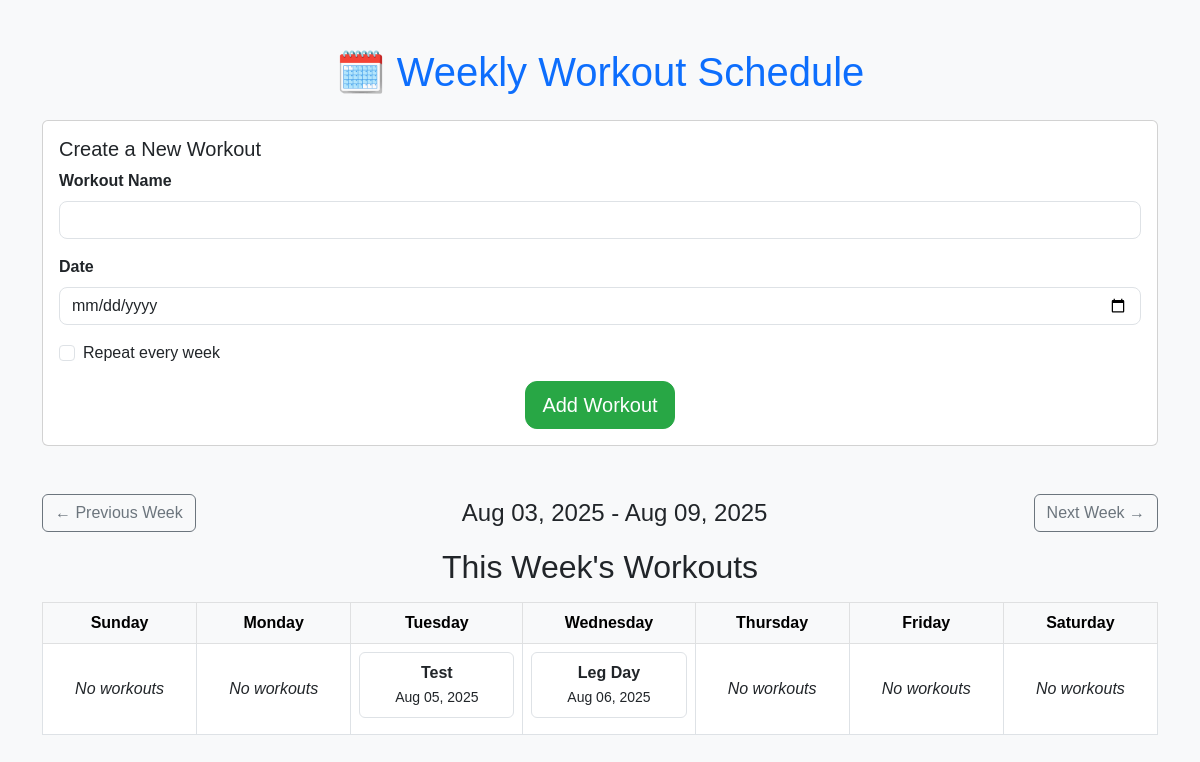
The app's page /schedule with its own data.
### models.py (models this page shows)
class Workout(db.Model):
    id = db.Column(db.Integer, primary_key=True)
    name = db.Column(db.String(100), nullable=False)
    date = db.Column(db.Date, nullable=False)
    day_of_week = db.Column(db.String(10))
    repeat_weekly = db.Column(db.Boolean, default=False)
    date_created = db.Column(db.DateTime, default=lambda: datetime.now(timezone.utc))

### app.py (the view, shortened to what this page needs)
@app.route("/schedule", methods=["GET", "POST"])
def schedule():
    week_offset = int(request.args.get("week_offset", 0))
    today = datetime.today().date()
    start_of_week = today - timedelta(
        days=today.weekday() + 1 if today.weekday() < 6 else 0
    )
    start_of_week += timedelta(weeks=week_offset)
    week_dates = [start_of_week + timedelta(days=i) for i in range(7)]
    workouts = Workout.query.filter(Workout.date.in_(week_dates)).all()
    week_schedule = {date.strftime("%A"): [] for date in week_dates}
    for workout in workouts:
        week_schedule[workout.day_of_week].append(workout)
    return render_template(
        "schedule.html",
        week_schedule=week_schedule,
        start_of_week=start_of_week,
        end_of_week=week_dates[-1],
        week_offset=week_offset,
    )

### templates/schedule.html (shortened to what this page needs)
<!DOCTYPE html>
<html>
<head>
    <link href="https://cdn.jsdelivr.net/npm/bootstrap@5.3.0/dist/css/bootstrap.min.css" rel="stylesheet">
    <link rel="stylesheet" href="{{ url_for('static', filename='style.css') }}">
</head>
<body class="bg-light">
<div class="container py-5">
    <h1 class="text-center mb-4">🗓️ Weekly Workout Schedule</h1>
    <div class="card mb-5">
        <div class="card-body">
            <h5 class="card-title">Create a New Workout</h5>
            <form method="POST">
                <div class="mb-3">
                    <label for="name" class="form-label">Workout Name</label>
                    <input type="text" class="form-control" id="name" name="name" required>
                </div>
                <div class="mb-3">
                    <label for="date" class="form-label">Date</label>
                    <input type="date" class="form-control" id="date" name="date" required>
                </div>
                <div class="form-check mb-3">
                    <input type="checkbox" class="form-check-input" id="repeat_weekly" name="repeat_weekly">
                    <label class="form-check-label" for="repeat_weekly">Repeat every week</label>
                </div>
                <div class="text-center">
                    <button type="submit" class="btn btn-success btn-lg">Add Workout</button>
                </div>
            </form>
        </div>
    </div>
    <div class="d-flex justify-content-between align-items-center mb-3">
        <a href="{{ url_for('schedule', week_offset=week_offset - 1) }}" class="btn btn-outline-secondary">&larr; Previous Week</a>
        <h4 class="mb-0">{{ start_of_week.strftime('%b %d, %Y') }} - {{ end_of_week.strftime('%b %d, %Y') }}</h4>
        <a href="{{ url_for('schedule', week_offset=week_offset + 1) }}" class="btn btn-outline-secondary">Next Week &rarr;</a>
    </div>
    <h2 class="text-center mb-3">This Week's Workouts</h2>
    <div class="table-responsive">
        <table class="table table-bordered text-center align-middle">
            <thead class="table-light">
                <tr>
                    {% for day in week_schedule.keys() %}
                        <th>{{ day }}</th>
                    {% endfor %}
                </tr>
            </thead>
            <tbody>
                <tr>
                    {% for workouts in week_schedule.values() %}
                        <td>
                            {% if workouts %}
                                {% for workout in workouts %}
                                    <a href="{{ url_for('view_workout', workout_id=workout.id) }}" class="text-decoration-none text-dark">
                                        <div class="mb-2 p-2 border rounded bg-white hover-shadow">
                                            <strong>{{ workout.name }}</strong><br>
                                            <small>{{ workout.date.strftime('%b %d, %Y') }}</small>
                                        </div>
                                    </a>
                                {% endfor %}
                            {% else %}
                                <em>No workouts</em>
                            {% endif %}
                        </td>
                    {% endfor %}
                </tr>
            </tbody>
        </table>
    </div>
</div>
</body>
</html>

### static/style.css (style rules this page uses)
body { font-family: 'Arial', sans-serif; background-color: #f8f9fa; }
h1 { color: #0d6efd; }
.btn-success { border-radius: 12px; background-color: #28a745; border-color: #28a745; }
input.form-control { border-radius: 8px; }
label.form-label { font-weight: bold; }

### records on screen
Workout: name "Test", date "Aug 05, 2025"
Workout: name "Leg Day", date "Aug 06, 2025"

### other values on screen
{{ end_of_week.strftime('%b %d, %Y') }} "Aug 09, 2025"
{{ day }} "Sunday" "Monday" "Tuesday" "Wednesday" "Thursday" "Friday" "Saturday"
